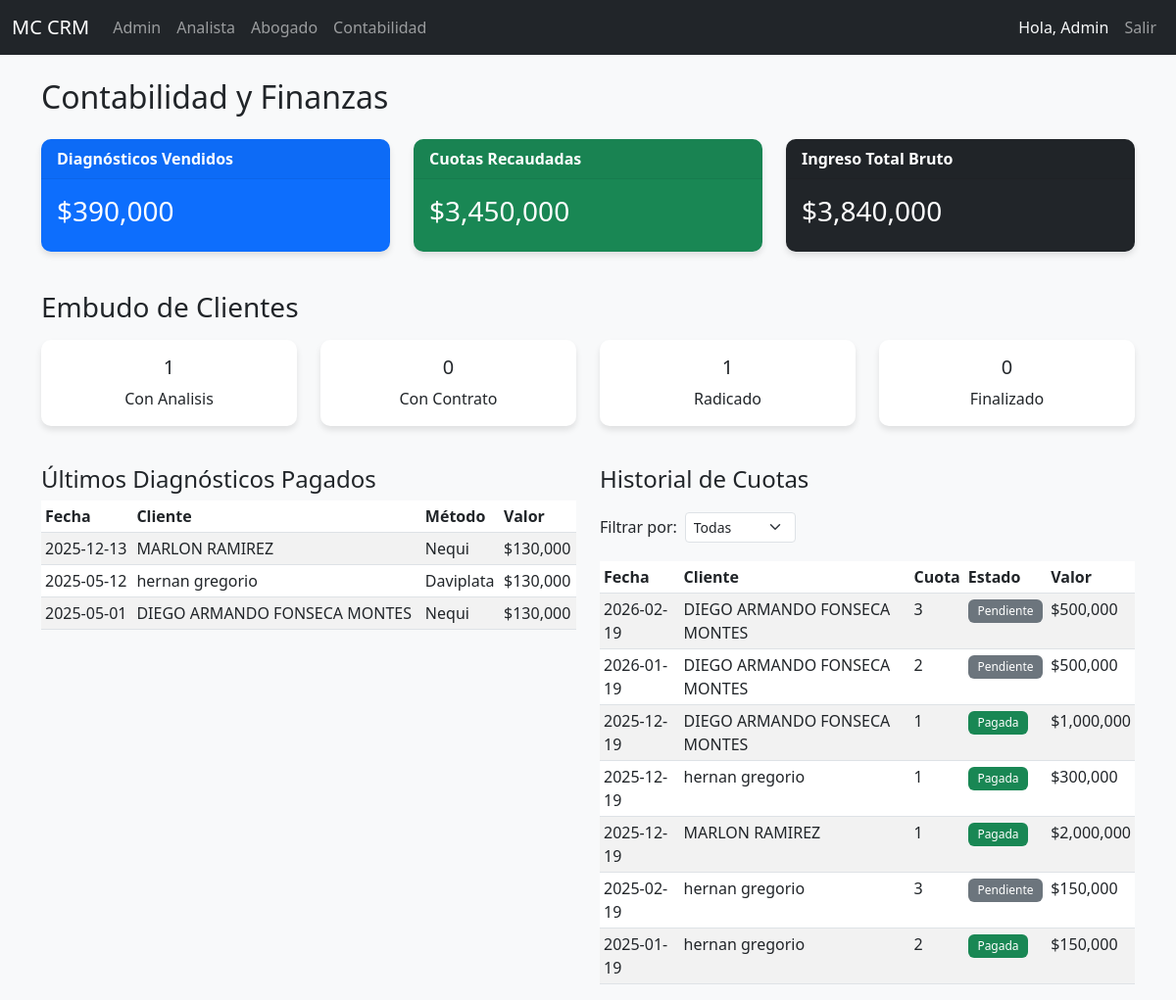
/accounting (signed in), run on an earlier commit of the app's database.
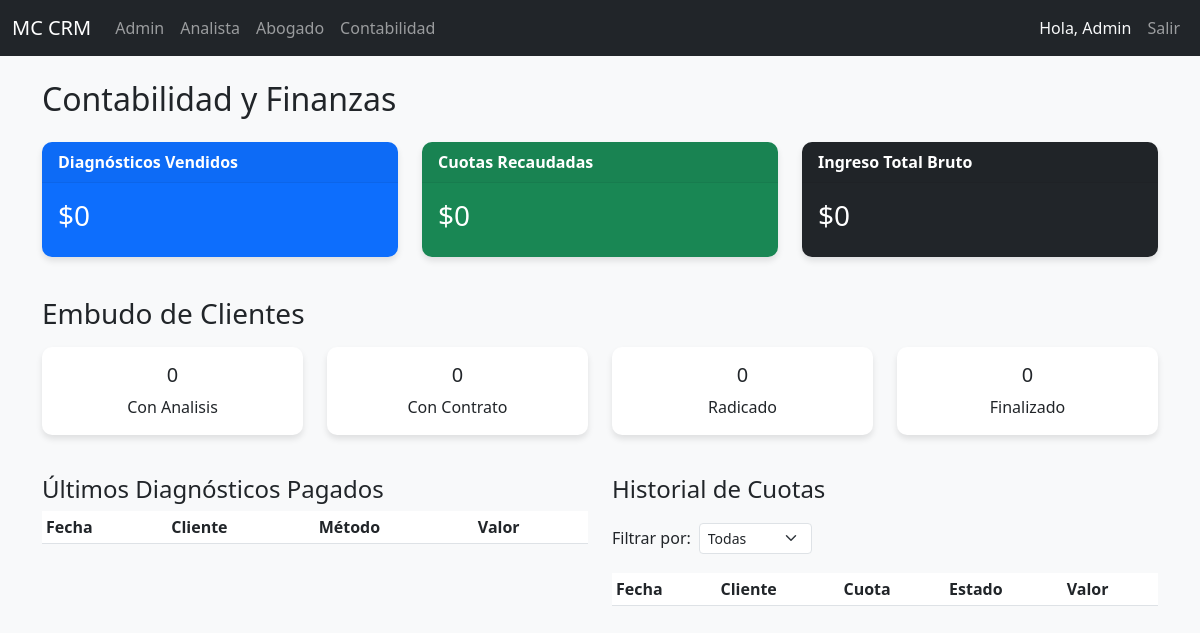
And on a later commit of the database.
### models.py (models this page shows)
class PaymentDiagnosis(db.Model):
    id = db.Column(db.Integer, primary_key=True)
    client_id = db.Column(db.Integer, db.ForeignKey('client.id'), nullable=False, unique=True)
    valor = db.Column(db.Float)
    fecha_pago = db.Column(db.Date)
    metodo_pago = db.Column(db.String(50)) # 'Nequi', 'Daviplata', 'Bancolombia', 'Link de pago', 'Efectivo'
    verificado = db.Column(db.Boolean, default=False)
    client = db.relationship('Client', backref=db.backref('payment_diagnosis', uselist=False))

class Client(db.Model):
    id = db.Column(db.Integer, primary_key=True)
    nombre = db.Column(db.String(100))
    tipo_id = db.Column(db.String(20))
    numero_id = db.Column(db.String(20))
    telefono = db.Column(db.String(20), nullable=False)
    email = db.Column(db.String(120))
    ciudad = db.Column(db.String(50))
    motivo_consulta = db.Column(db.Text)
    estado = db.Column(db.String(50), default='Nuevo') # 'Nuevo', 'Informacion_Incompleta', 'Pendiente', 'Pendiente_Analisis', 'Con_Contrato'
    analista_id = db.Column(db.Integer, db.ForeignKey('user.id'))
    abogado_id = db.Column(db.Integer, db.ForeignKey('user.id'))
    created_at = db.Column(db.DateTime, default=datetime.utcnow)
    conclusion_analisis = db.Column(db.Text) # New field for analysis conclusion
    login_user_id = db.Column(db.Integer, db.ForeignKey('user.id'), nullable=True) # Link to User
    analista = db.relationship('User', foreign_keys=[analista_id], backref='clientes_registrados')
    login_user = db.relationship('User', foreign_keys=[login_user_id], backref='client_profile')

class ContractInstallment(db.Model):
    id = db.Column(db.Integer, primary_key=True)
    payment_contract_id = db.Column(db.Integer, db.ForeignKey('payment_contract.id'), nullable=False)
    numero_cuota = db.Column(db.Integer, nullable=False)
    valor = db.Column(db.Float)
    fecha_vencimiento = db.Column(db.Date)
    metodo_pago = db.Column(db.String(50))
    estado = db.Column(db.String(50), default='Pendiente') # 'Pendiente', 'Pagada', 'En Mora'
    payment_contract = db.relationship('PaymentContract', backref='installments')

### routes.py (the view)
@main.route('/accounting')
@login_required
def accounting_dashboard():
    if current_user.rol not in ['Admin', 'Abogado']:
        flash('Acceso no autorizado', 'danger')
        return redirect(url_for('main.index'))
    income_diagnosis = db.session.query(func.sum(PaymentDiagnosis.valor)).filter(PaymentDiagnosis.verificado == True).scalar() or 0
    income_installments = db.session.query(func.sum(ContractInstallment.valor)).filter(ContractInstallment.estado == 'Pagada').scalar() or 0
    total_gross_income = income_diagnosis + income_installments
    clients_with_analysis = Client.query.filter_by(estado='Con_Analisis').count()
    clients_with_contract = Client.query.filter_by(estado='Con_Contrato').count()
    clients_radicados = Client.query.filter_by(estado='Radicado').count()
    clients_finalized = Client.query.filter_by(estado='Finalizado').count()
    funnel_stats = {
        'Con_Analisis': clients_with_analysis,
        'Con_Contrato': clients_with_contract,
        'Radicado': clients_radicados,
        'Finalizado': clients_finalized
    }
    recent_diagnoses = PaymentDiagnosis.query.filter_by(verificado=True).order_by(PaymentDiagnosis.fecha_pago.desc()).limit(50).all()
    estado_filter = request.args.get('estado_cuota')
    query = ContractInstallment.query
    if estado_filter and estado_filter != 'todos':
        query = query.filter_by(estado=estado_filter)
    recent_installments = query.order_by(ContractInstallment.fecha_vencimiento.desc()).limit(50).all()
    return render_template('accounting.html',
                           income_diagnosis=income_diagnosis,
                           income_installments=income_installments,
                           total_gross_income=total_gross_income,
                           funnel_stats=funnel_stats,
                           recent_diagnoses=recent_diagnoses,
                           recent_installments=recent_installments,
                           current_filter=estado_filter)

### app.py (called while the page is built)
@login_manager.user_loader
def load_user(user_id):
    return User.query.get(int(user_id))

### templates/accounting.html (shortened to what the changed rows need)
{% extends "base.html" %}
{% block content %}
<h2 class="mb-4">Contabilidad y Finanzas</h2>
<div class="row mb-4">
    <div class="col-md-4">
        <div class="card text-white bg-primary mb-3">
            <div class="card-body">
                <h3 class="card-title">${{ "{:,.0f}".format(income_diagnosis) }}</h3>
            </div>
        </div>
    </div>
    <div class="col-md-4">
        <div class="card text-white bg-success mb-3">
            <div class="card-body">
                <h3 class="card-title">${{ "{:,.0f}".format(income_installments) }}</h3>
            </div>
        </div>
    </div>
    <div class="col-md-4">
        <div class="card text-white bg-dark mb-3">
            <div class="card-body">
                <h3 class="card-title">${{ "{:,.0f}".format(total_gross_income) }}</h3>
            </div>
        </div>
    </div>
</div>
<div class="row mb-4">
    {% for status, count in funnel_stats.items() %}
    <div class="col-md-3">
        <div class="card mb-3">
            <div class="card-body text-center">
                <h5 class="card-title">{{ count }}</h5>
                <p class="card-text">{{ status.replace('_', ' ') }}</p>
            </div>
        </div>
    </div>
    {% endfor %}
</div>
<div class="row">
    <div class="col-md-6">
        <div class="table-responsive">
            <table class="table table-striped table-sm">
                <thead>
                    <tr>
                        <th>Fecha</th>
                        <th>Cliente</th>
                        <th>Método</th>
                        <th>Valor</th>
                    </tr>
                </thead>
                <tbody>
                    {% for p in recent_diagnoses %}
                    <tr>
                        <td>{{ p.fecha_pago }}</td>
                        <td>{{ p.client.nombre }}</td>
                        <td>{{ p.metodo_pago }}</td>
                        <td>${{ "{:,.0f}".format(p.valor) }}</td>
                    </tr>
                    {% endfor %}
                </tbody>
            </table>
        </div>
    </div>
    <div class="col-md-6">
        <div class="table-responsive">
            <table class="table table-striped table-sm">
                <thead>
                    <tr>
                        <th>Fecha</th>
                        <th>Cliente</th>
                        <th>Cuota</th>
                        <th>Estado</th>
                        <th>Valor</th>
                    </tr>
                </thead>
                <tbody>
                    {% for c in recent_installments %}
                    <tr>
                        <td>{{ c.fecha_vencimiento }}</td>
                        <td>{{ c.payment_contract.client.nombre }}</td>
                        <td>{{ c.numero_cuota }}</td>
                        <td>
                            {% if c.estado == 'Pagada' %}
                            <span class="badge bg-success">Pagada</span>
                            {% elif c.estado == 'En Mora' %}
                            <span class="badge bg-danger">En Mora</span>
                            {% else %}
                            <span class="badge bg-secondary">{{ c.estado }}</span>
                            {% endif %}
                        </td>
                        <td>${{ "{:,.0f}".format(c.valor) }}</td>
                    </tr>
                    {% endfor %}
                </tbody>
            </table>
        </div>
    </div>
</div>
{% endblock %}

What changed in the data, as far as the page shows it:
removed PaymentDiagnosis: fecha_pago "2025-12-13", client.nombre "MARLON RAMIREZ", metodo_pago "Nequi", valor "130,000"
removed PaymentDiagnosis: fecha_pago "2025-05-12", client.nombre "hernan gregorio", metodo_pago "Daviplata", valor "130,000"
removed PaymentDiagnosis: fecha_pago "2025-05-01", client.nombre "DIEGO ARMANDO FONSECA MONTES", metodo_pago "Nequi", valor "130,000"
removed ContractInstallment: fecha_vencimiento "2026-02-19", payment_contract.client.nombre "DIEGO ARMANDO FONSECA MONTES", numero_cuota "3", estado "Pendiente", valor "500,000"
removed ContractInstallment: fecha_vencimiento "2026-01-19", payment_contract.client.nombre "DIEGO ARMANDO FONSECA MONTES", numero_cuota "2", estado "Pendiente", valor "500,000"
removed ContractInstallment: fecha_vencimiento "2025-12-19", payment_contract.client.nombre "DIEGO ARMANDO FONSECA MONTES", numero_cuota "1", estado "Pagada", valor "1,000,000"
removed ContractInstallment: fecha_vencimiento "2025-12-19", payment_contract.client.nombre "hernan gregorio", numero_cuota "1", estado "Pagada", valor "300,000"
removed ContractInstallment: fecha_vencimiento "2025-12-19", payment_contract.client.nombre "MARLON RAMIREZ", numero_cuota "1", estado "Pagada", valor "2,000,000"
removed ContractInstallment: fecha_vencimiento "2025-02-19", payment_contract.client.nombre "hernan gregorio", numero_cuota "3", estado "Pendiente", valor "150,000"
removed ContractInstallment: fecha_vencimiento "2025-01-19", payment_contract.client.nombre "hernan gregorio", numero_cuota "2", estado "Pagada", valor "150,000"
Also different on the page:
{{ "{:,.0f}".format(income_diagnosis) }}: "390,000" → "0"
{{ "{:,.0f}".format(income_installments) }}: "3,450,000" → "0"
{{ "{:,.0f}".format(total_gross_income) }}: "3,840,000" → "0"
new list line: "0 Con Analisis"
new list line: "0 Radicado"
list line gone: "1 Con Analisis"
list line gone: "1 Radicado"
